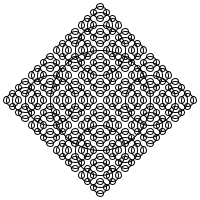
Frame 1 (no input)
Frame 60 (the mouse pressed at the canvas centre just before this capture): identical to frame 1, image omitted
Frame 120 (the mouse held since frame 60 and released just before this capture): identical to frame 1, image omitted

The Processing sketch that drew this single still picture (run headless with seeded random() and noise(); from frame 60 on, the mouse is pressed at the canvas centre):

// Processing sketch: processing_177557
// ── processing_177557.pde

void setup() {
  size(200,200);
  smooth();
}
void draw() {
  background(255);
  stroke(0);
  noFill();
  drawCircle(width/2,height/2,100);
}
void drawCircle(float x, float y, float r) {
  ellipse(x, y, r, r);
  if(r > 10) {
   drawCircle(x+r/2, y, r/2);
   drawCircle(x-r/2, y, r/2);
   drawCircle(x, y+r/2, r/2);
   drawCircle(x, y-r/2, r/2);
  }
}
